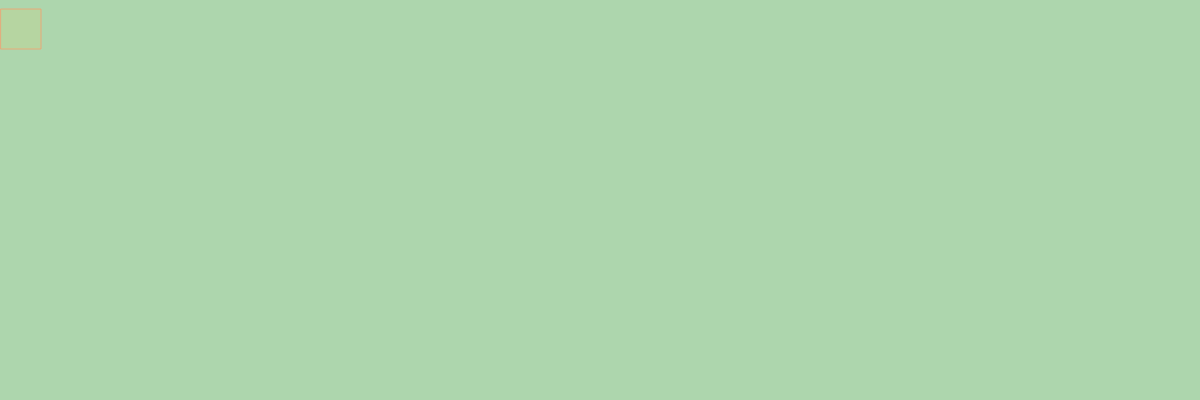
Frame 1 (no input)
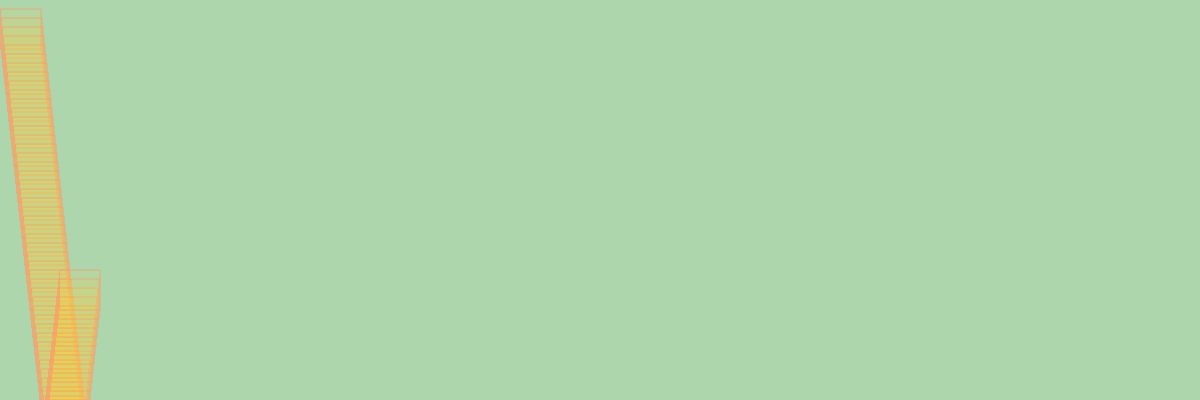
Frame 60 (no input)
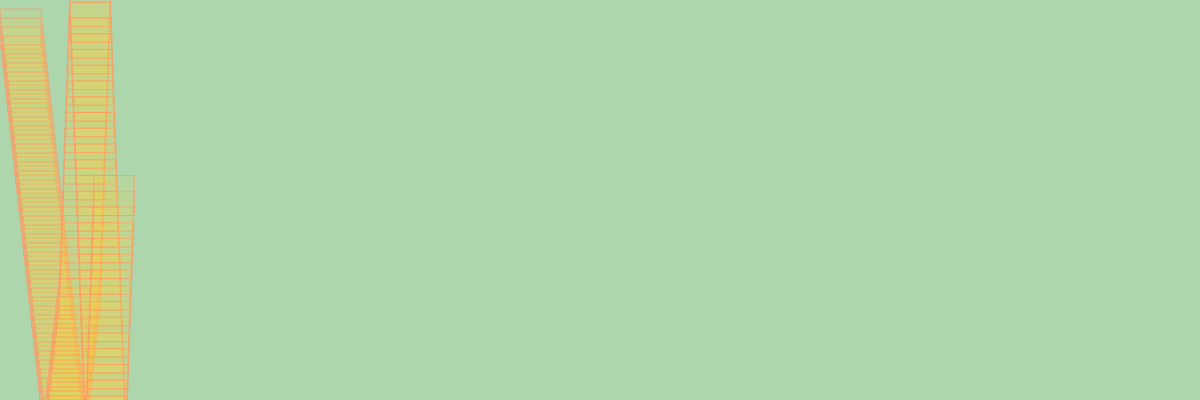
Frame 120 (the mouse pressed at the canvas centre since frame 60)

The p5.js sketch that drew these frames (run headless with seeded random() and noise() and a simulated clock; from frame 60 on, the mouse is pressed at the canvas centre):

// p5.js sketch
// ── sketch.js
let box = {};

box.width = 40;

box.x = 0;
box.y = 0;

box.delta_x = 3;
box.delta_y = 3;
box.scale_x = 3;
box.scale_y = 3;

function setup() {
    createCanvas(windowWidth, 400);
    background('rgba(153, 204, 153, 0.8)');
}

function draw() {

    box.x += box.delta_x / box.scale_x;
    box.y += box.delta_y * box.scale_y;

    if (box.x >= width || box.x <= 0) {
        box.delta_x = -2 * box.delta_x;
    }
    if (box.y >= height || box.y <= 0) {
        box.delta_y = -1 * box.delta_y;
    }

    stroke('rgba(255, 153, 102, 0.7)');
    fill('rgba(255, 204, 51, 0.1)');
    rect(box.x, box.y, box.width, box.width);
}

function mousePressed() {
    box.scale_x = map(mouseX, 0, width, 0.5, 10);
    box.scale_y = map(mouseY, 0, height, 0.5, 10);
}
